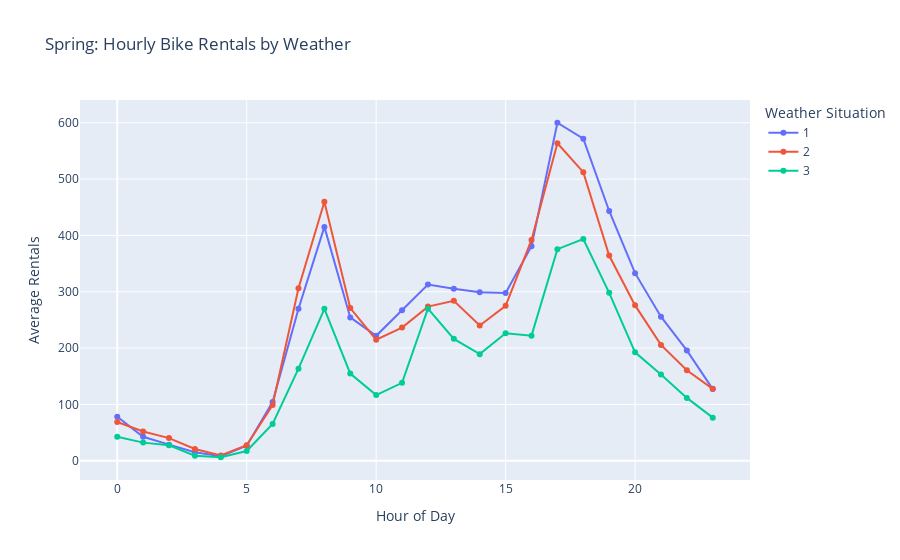

Notebook cell for this chart:
### Code cell
# Average rentals per hour per weather condition only for fall
fall_data = hour_data_update[hour_data_update['seasonName'] == 'Fall']
hour_weather = fall_data.groupby(['hr', 'weathersit'])['cnt'].mean().reset_index()
# Plot
fig = px.line(hour_weather,
              x='hr',
              y='cnt',
              color='weathersit',
              markers=True,
              title="Spring: Hourly Bike Rentals by Weather",
              labels={'hr': 'Hour of Day', 'cnt': 'Average Rentals', 'weathersit': 'Weather Situation'})
fig.show()

### Figure 1 — Plotly figure (JSON) as saved in the notebook; plotly's stock layout.template omitted (floating-point values rounded to 4 significant figures)
{"data": [{"hovertemplate": "Weather Situation=1<br>Hour of Day=%{x}<br>Average Rentals=%{y}<extra></extra>", "legendgroup": "1", "line": {"color": "#636efa", "dash": "solid"}, "marker": {"symbol": "circle"}, "mode": "lines+markers", "name": "1", "orientation": "v", "showlegend": true, "type": "scatter", "x": [0, 1, 2, 3, 4, 5, 6, 7, 8, 9, 10, 11, 12, 13, 14, 15, 16, 17, 18, 19, 20, 21, 22, 23], "xaxis": "x", "y": [77.99, 42.46, 28.48, 15.02, 8.029, 26.5, 104.2, 269.9, 415.1, 254.4, 221.7, 267.1, 312.9, 305.5, 299.0, 297.7, 380.7, 600.0, 571.7, 443.3, 333.0, 255.8, 195.8, 127.2], "yaxis": "y"}, {"hovertemplate": "Weather Situation=2<br>Hour of Day=%{x}<br>Average Rentals=%{y}<extra></extra>", "legendgroup": "2", "line": {"color": "#EF553B", "dash": "solid"}, "marker": {"symbol": "circle"}, "mode": "lines+markers", "name": "2", "orientation": "v", "showlegend": true, "type": "scatter", "x": [0, 1, 2, 3, 4, 5, 6, 7, 8, 9, 10, 11, 12, 13, 14, 15, 16, 17, 18, 19, 20, 21, 22, 23], "xaxis": "x", "y": [68.67, 51.83, 40.14, 20.7, 9.333, 27.37, 98.78, 306.3, 459.8, 271.1, 214.9, 236.3, 273.6, 283.9, 240.2, 275.0, 392.0, 563.7, 512.3, 364.3, 275.8, 205.6, 160.6, 127.6], "yaxis": "y"}, {"hovertemplate": "Weather Situation=3<br>Hour of Day=%{x}<br>Average Rentals=%{y}<extra></extra>", "legendgroup": "3", "line": {"color": "#00cc96", "dash": "solid"}, "marker": {"symbol": "circle"}, "mode": "lines+markers", "name": "3", "orientation": "v", "showlegend": true, "type": "scatter", "x": [0, 1, 2, 3, 4, 5, 6, 7, 8, 9, 10, 11, 12, 13, 14, 15, 16, 17, 18, 19, 20, 21, 22, 23], "xaxis": "x", "y": [42.42, 32.1, 27.36, 8.833, 6.125, 17.2, 65.14, 163.4, 269.6, 154.8, 116.4, 138.3, 269.9, 216.3, 189.2, 226.3, 222.1, 375.6, 393.5, 298.0, 192.4, 153.1, 111.5, 76.44], "yaxis": "y"}], "layout": {"legend": {"title": {"text": "Weather Situation"}, "tracegroupgap": 0}, "title": {"text": "Spring: Hourly Bike Rentals by Weather"}, "xaxis": {"anchor": "y", "domain": [0, 1], "title": {"text": "Hour of Day"}}, "yaxis": {"anchor": "x", "domain": [0, 1], "title": {"text": "Average Rentals"}}}}
